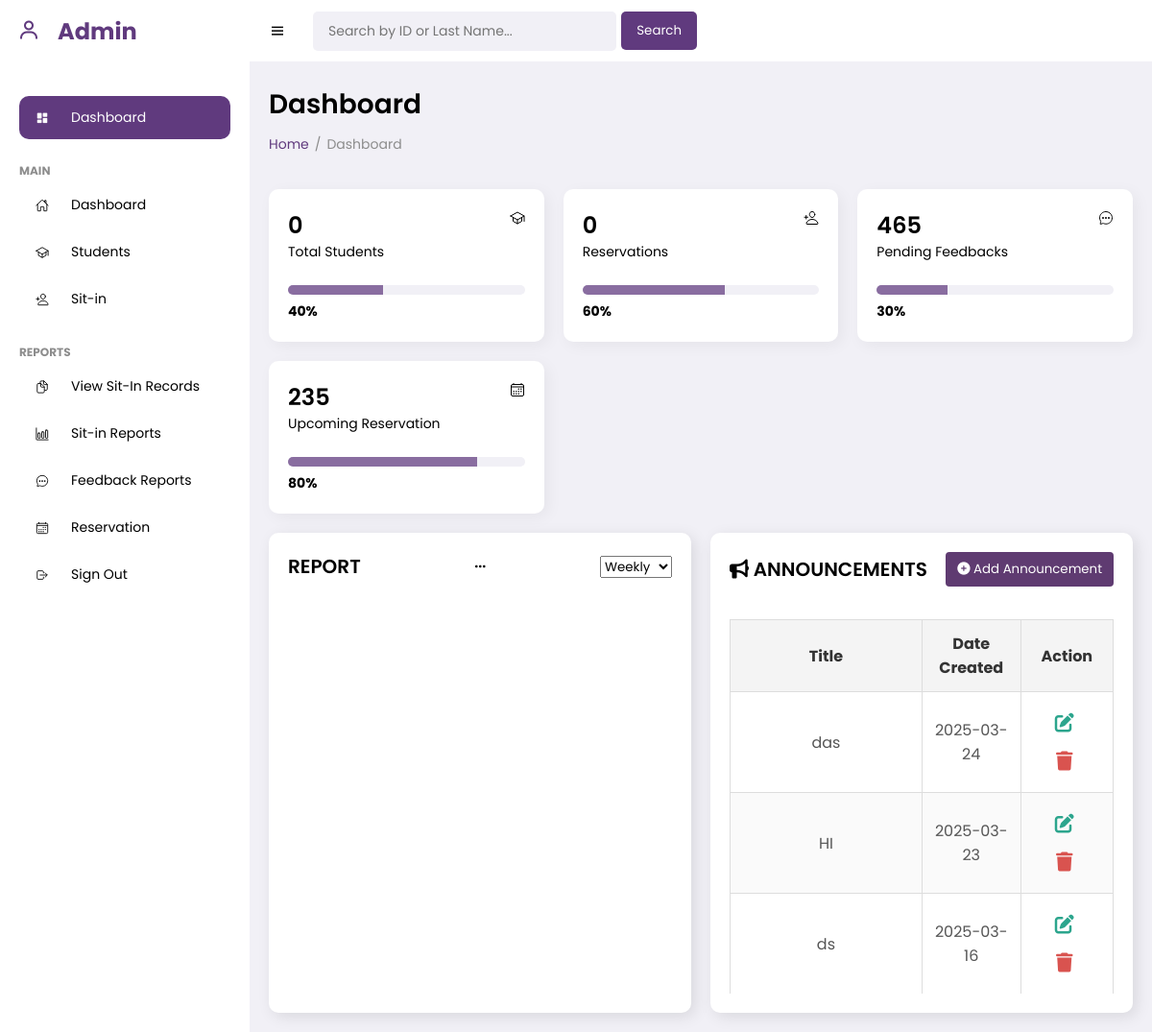
/admin_dashboard (signed in), run on the app's committed database.
### tables this page shows
CREATE TABLE announcements (
    id INTEGER PRIMARY KEY AUTOINCREMENT,
    title TEXT NOT NULL,
    content TEXT NOT NULL,
    date_posted DATETIME);

### app.py (the view)
@app.route("/admin_dashboard")
def admin_dashboard():
    if "user" not in session or not dbhelper.is_admin(session["user"]):
        return redirect("/login")
    announcements = dbhelper.get_announcements()
    return render_template("admin_dashboard.html", announcements=announcements)

### app.py (called while the page is built)
@app.after_request
def disable_cache(response):
    response.headers['Cache-Control'] = 'no-store, no-cache, must-revalidate, post-check=0, pre-check=0'
    response.headers['Pragma'] = 'no-cache'
    response.headers['Expires'] = '0'
    return response

### dbhelper.py (called while the page is built)
def getprocess(sql: str, params: tuple = ()) -> list:
    db = connect(database)
    cursor: object = db.cursor()
    cursor.row_factory = Row
    cursor.execute(sql, params)
    data: list = cursor.fetchall()
    db.close()
    return [dict(row) for row in data]

def is_admin(username: str) -> bool:
    sql = "SELECT is_admin FROM users WHERE username = ?"
    result = getprocess(sql, (username,))
    return result[0]["is_admin"] == 1 if result else False

def get_announcements() -> list:
    sql = "SELECT id, title, content, date_posted FROM announcements ORDER BY date_posted DESC, id DESC"
    announcements = getprocess(sql)
    print(f"Fetched announcements: {announcements}")
    return announcements

### templates/admin_dashboard.html (shortened to what this page needs)
<!DOCTYPE html>
<html lang="en">
<head>
	<link href='https://unpkg.com/boxicons@2.0.9/css/boxicons.min.css' rel='stylesheet'>
    <link rel="stylesheet" href="../static/admin_dashboard.css">
	<link rel="stylesheet" href="https://cdn.datatables.net/1.13.4/css/jquery.dataTables.min.css">
</head>
<body>
	<section id="sidebar">
		<a href="#" class="brand"><i class='bx bx-user icon'></i> Admin </a>
		<ul class="side-menu">
			<li><a href="#" class="active"><i class='bx bxs-dashboard icon' ></i> Dashboard</a></li>
			<li class="divider" data-text="main">Main</li>
			<li>
				<a href="#">
                    <span class="icon">
                        <ion-icon name="home-outline"></ion-icon>
                    </span>
                    <span class="title">Dashboard</span>
                </a>
			</li>
			<li>
                <a href="{{ url_for('admin_students') }}">
                    <span class="icon">
                        <ion-icon name="school-outline"></ion-icon>
                    </span>
                    <span class="title">Students</span>
                </a>
            </li>
			<li>
                <a href="{{ url_for('admin_sit_in') }}">
                    <span class="icon">
                        <ion-icon name="person-add-outline"></ion-icon>
                    </span>
                    <span class="title">Sit-in</span>
                </a>
            </li>
			<li class="divider" data-text="Reports">Reports</li>
			<li>
                <a href="{{ url_for('view_sit_record') }}">
                    <span class="icon">
                        <ion-icon name="documents-outline"></ion-icon>
                    </span>
                    <span class="title">View Sit-In Records</span>
                </a>
            </li>
			<li>
				<a href="#">
                    <span class="icon">
                        <ion-icon name="bar-chart-outline"></ion-icon>
                    </span>
                    <span class="title">Sit-in Reports</span>
                </a>
			</li>
            <li>
                <a href="#">
                    <span class="icon">
                        <ion-icon name="chatbubble-ellipses-outline"></ion-icon>
                    </span>
                    <span class="title">Feedback Reports</span>
                </a>
            </li>
            <li>
                <a href="#">
                    <span class="icon">
                        <ion-icon name="calendar-outline"></ion-icon>
                    </span>
                    <span class="title">Reservation</span>
                </a>
            </li>
            <li>
                <a href="{{ url_for('logout') }}">
                    <span class="icon">
                        <ion-icon name="log-out-outline"></ion-icon>
                    </span>
                    <span class="title">Sign Out</span>
                </a>
            </li>
		</ul>
	</section>
	<section id="content">
		<nav>
			<i class='bx bx-menu toggle-sidebar'></i>
			<form id="searchForm">
				<div class="form-group">
					<input type="text" id="searchInput" placeholder="Search by ID or Last Name...">
					<button type="button" id="searchBtn" class="search-btn">Search</button>
				</div>
			</form>
		</nav>
		<main>
			<h1 class="title">Dashboard</h1>
			<ul class="breadcrumbs">
				<li><a href="#">Home</a></li>
				<li class="divider">/</li>
				<li><a href="#" class="active">Dashboard</a></li>
			</ul>
			<div class="info-data">
				<div class="card">
					<div class="head">
						<div>
							<h2 id="total-students">0</h2>
							<p>Total Students</p>
						</div>
						<div class="iconBx">
							<ion-icon name="school-outline"></ion-icon>
						</div>
					</div>
					<span class="progress" data-value="40%" ></span>
					<span class="label">40%</span>
				</div>
				<div class="card">
					<div class="head">
						<div>
							<h2 id="total-reservations">0</h2>
							<p>Reservations</p>
						</div>
						<div class="iconBx">
							<ion-icon name="person-add-outline"></ion-icon>
						</div>
					</div>
					<span class="progress" data-value="60%" id="reservations-progress"></span>
					<span class="label" id="reservations-label">60%</span>
				</div>
				<div class="card">
					<div class="head">
						<div>
							<h2>465</h2>
							<p>Pending Feedbacks</p>
						</div>
                        <div class="iconBx">
                            <ion-icon name="chatbubble-ellipses-outline"></ion-icon>
                        </div>
					</div>
					<span class="progress" data-value="30%"></span>
					<span class="label">30%</span>
				</div>
				<div class="card">
					<div class="head">
						<div>
							<h2>235</h2>
							<p>Upcoming Reservation</p>
						</div>
                        <div class="iconBx">
                            <ion-icon name="calendar-outline"></ion-icon>
                        </div>
					</div>
					<span class="progress" data-value="80%"></span>
					<span class="label">80%</span>
				</div>
			</div>
			<div class="data">
				<div class="content-data">
					<div class="head">
						<h3>REPORT</h3>
						<div class="menu">
							<i class='bx bx-dots-horizontal-rounded icon'></i>
						</div>
						<select id="timePeriod">
							<option value="weekly">Weekly</option>
						</select>
					</div>
				</div>
				<div class="content-data">
					<div class="head">
						<h3><i class="fas fa-bullhorn"></i> ANNOUNCEMENTS</h3>
						<button id="openModal" class="btn btn-add"><i class="fas fa-plus-circle"></i> Add Announcement</button>
					</div>
					<div id="announcementList" style="max-height: 400px; overflow-y: auto;">
						<table id="announcementTable" class="announcement-table">
							<thead>
								<tr>
									<th style="text-align: center;">Title</th>
									<th style="text-align: center;">Date Created</th>
									<th style="text-align: center;">Action</th>
								</tr>
							</thead>
							<tbody id="announcementBody" style="text-align: center;">
								{% if announcements %}
									{% for ann in announcements %}
										<tr id="announcementRow-{{ ann.id }}"  class="announcement-row" data-id="{{ ann.id }}" data-title="{{ ann.title }}" data-content="{{ ann.content }}"  data-date-posted="{{ ann.date_posted }}" style="text-align: center; cursor: pointer;">
											<td style="text-align: center;">{{ ann.title }}</td>
											<td style="text-align: center;">{{ ann.date_posted[:10] }}</td>
											<td style="text-align: center;">
												<button class="btn-icon edit-btn" onclick="event.stopPropagation();  editAnnouncement('{{ ann.id }}')">
													<i class="fas fa-edit"></i>
												</button>
												<button class="btn-icon delete-btn" onclick="event.stopPropagation(); deleteAnnouncement('{{ ann.id }}')">
													<i class="fas fa-trash"></i>
												</button>
											</td>
										</tr>
									{% endfor %}
								{% else %}
									<tr>
										<td colspan="3">No announcements available.</td>
									</tr>
								{% endif %}
							</tbody>
						</table>
					</div>
				</div>
			</div>
		</main>
	</section>
</body>
</html>

### data on the page
announcements: title "das", date_posted "2025-03-24"
announcements: title "HI", date_posted "2025-03-23"
announcements: title "ds", date_posted "2025-03-16"
